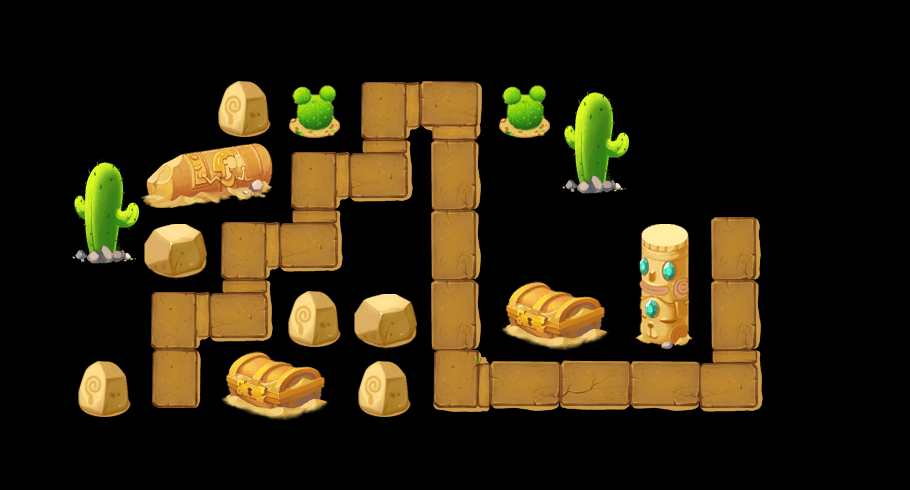

A 2D game scene composited from a Tiled map and its tileset images. What follows is a short description and the map's XML, with each tile layer's data collapsed to a summary:
An orthogonal 13x7 tile map with 70x70 px tiles, 2 tile layers (content, things) and 14 objects (way1_0, way1_1, way1_9, way1_8, way1_7, ...).

<map version="1.0" orientation="orthogonal" width="13" height="7" tilewidth="70" tileheight="70">
 <tileset firstgid="1" name="theme3Tiles" tilewidth="70" tileheight="70" spacing="2" margin="2">
  <image source="theme1Tiles.png" width="512" height="512" />
  <tile id="4">
   <properties>
    <property name="thingIdx" value="303" />
   </properties>
  </tile>
  <tile id="6">
   <properties>
    <property name="thingIdx" value="107" />
   </properties>
  </tile>
  <tile id="7">
   <properties>
    <property name="thingIdx" value="401" />
   </properties>
  </tile>
  <tile id="9">
   <properties>
    <property name="thingIdx" value="206" />
   </properties>
  </tile>
  <tile id="10">
   <properties>
    <property name="thingIdx" value="207" />
   </properties>
  </tile>
  <tile id="11">
   <properties>
    <property name="thingIdx" value="304" />
   </properties>
  </tile>
  <tile id="13">
   <properties>
    <property name="thingIdx" value="112" />
   </properties>
  </tile>
  <tile id="14">
   <properties>
    <property name="thingIdx" value="109" />
   </properties>
  </tile>
  <tile id="15">
   <properties>
    <property name="thingIdx" value="108" />
   </properties>
  </tile>
  <tile id="19">
   <properties>
    <property name="thingIdx" value="111" />
   </properties>
  </tile>
  <tile id="20">
   <properties>
    <property name="thingIdx" value="110" />
   </properties>
  </tile>
  <tile id="21">
   <properties>
    <property name="blank" value="1" />
   </properties>
  </tile>
  <tile id="22">
   <properties>
    <property name="way" value="1" />
   </properties>
  </tile>
  <tile id="23">
   <properties>
    <property name="way" value="1" />
   </properties>
  </tile>
  <tile id="24">
   <properties>
    <property name="way" value="1" />
   </properties>
  </tile>
  <tile id="25">
   <properties>
    <property name="way" value="1" />
   </properties>
  </tile>
  <tile id="26">
   <properties>
    <property name="way" value="1" />
   </properties>
  </tile>
  <tile id="27">
   <properties>
    <property name="way" value="1" />
   </properties>
  </tile>
  <tile id="28">
   <properties>
    <property name="way" value="1" />
   </properties>
  </tile>
  <tile id="29">
   <properties>
    <property name="way" value="1" />
   </properties>
  </tile>
  <tile id="30">
   <properties>
    <property name="way" value="1" />
   </properties>
  </tile>
  <tile id="31">
   <properties>
    <property name="way" value="1" />
   </properties>
  </tile>
  <tile id="32">
   <properties>
    <property name="way" value="1" />
   </properties>
  </tile>
  <tile id="33">
   <properties>
    <property name="way" value="1" />
   </properties>
  </tile>
  <tile id="34">
   <properties>
    <property name="way" value="1" />
   </properties>
  </tile>
  <tile id="35">
   <properties>
    <property name="way" value="1" />
   </properties>
  </tile>
  <tile id="36">
   <properties>
    <property name="way" value="1" />
   </properties>
  </tile>
  <tile id="37">
   <properties>
    <property name="way" value="1" />
   </properties>
  </tile>
 </tileset>
 <layer name="content" width="13" height="7">
  <data>[91 cells, 19 non-empty, 8 distinct tile ids]</data>
 </layer>
 <layer name="things" width="13" height="7">
  <data>[91 cells, 20 non-empty, 11 distinct tile ids]</data>
 </layer>
 <objectgroup name="objs" width="13" height="7">
  <object name="way1_0" x="723" y="241" width="22" height="16" />
  <object name="way1_1" x="726" y="379" width="20" height="17" />
  <object name="way1_9" x="232" y="306" width="23" height="25" />
  <object name="way1_8" x="245" y="244" />
  <object name="way1_7" x="300" y="232" width="20" height="11" />
  <object name="way1_6" x="311" y="175" width="15" height="12" />
  <object name="way1_5" x="372" y="168" width="14" height="18" />
  <object name="way1_4" x="377" y="98" width="15" height="19" />
  <object name="way1_3" x="442" y="92" width="23" height="28" />
  <object name="way1_2" x="443" y="369" width="25" height="23" />
  <object name="way1_10" x="179" y="319" />
  <object name="way1_11" x="175" y="377" />
  <object name="hero" x="596" y="379" width="17" height="16" />
  <object name="preTower" x="523" y="246">
   <properties>
    <property name="level" value="1" />
    <property name="towerIdx" value="1" />
   </properties>
  </object>
 </objectgroup>
</map>
